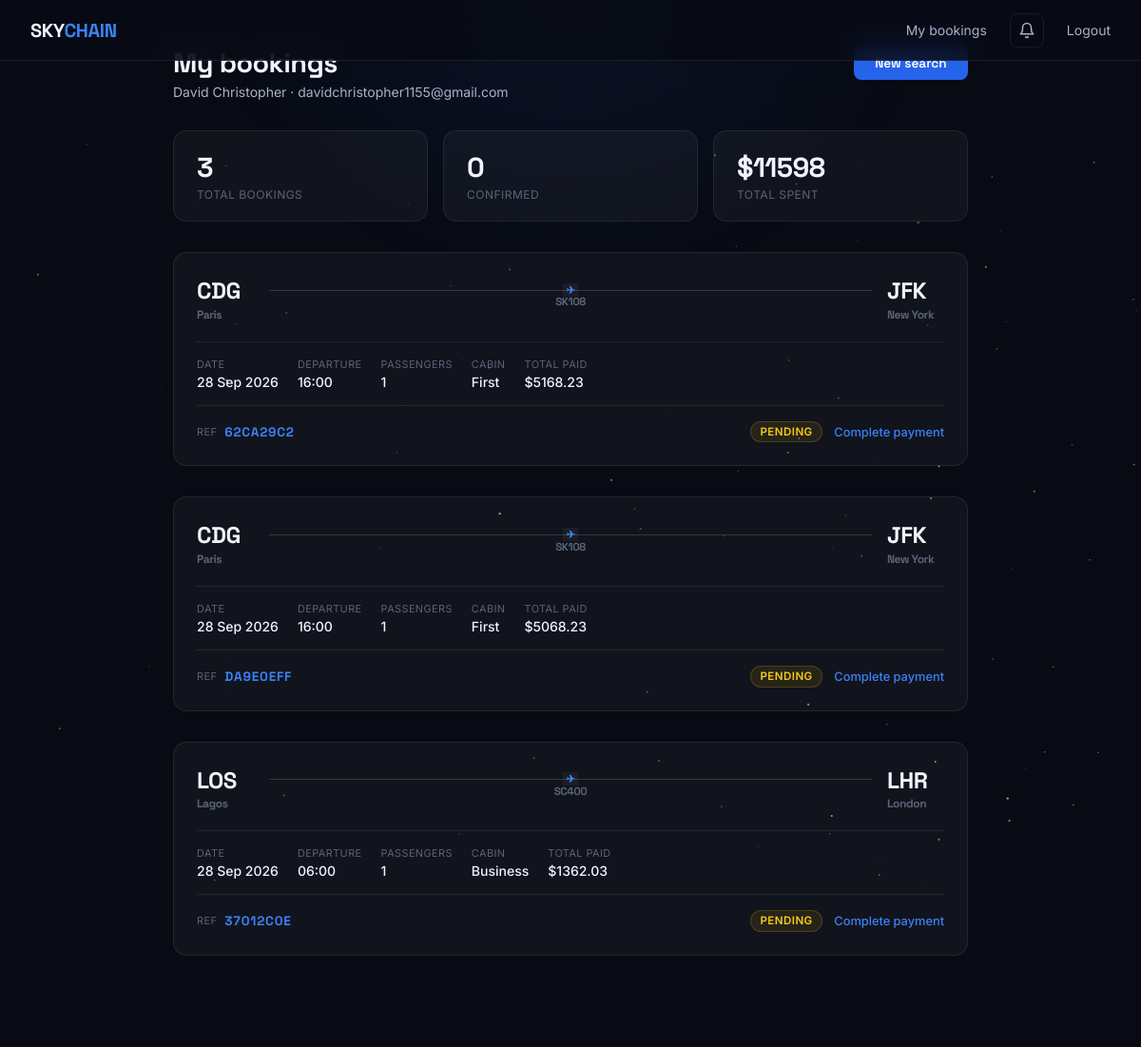
The page /dashboard (signed in) on the database its author committed.
### models.py (models this page shows, shortened)
class User(db.Model):
    __tablename__ = 'users'
    id            = db.Column(db.String(36), primary_key=True, default=lambda: str(uuid.uuid4()))
    email         = db.Column(db.String(120), unique=True, nullable=False)
    password_hash = db.Column(db.String(256), nullable=False)
    full_name     = db.Column(db.String(100), nullable=False)
    created_at    = db.Column(db.DateTime, default=datetime.utcnow)
    bookings = db.relationship('Booking', backref='user', lazy=True)

class Booking(db.Model):
    __tablename__ = 'bookings'
    id         = db.Column(db.String(36), primary_key=True, default=lambda: str(uuid.uuid4()))
    user_id    = db.Column(db.String(36), db.ForeignKey('users.id'), nullable=False)
    flight_id  = db.Column(db.String(36), db.ForeignKey('flights.id'), nullable=False)
    passengers = db.Column(db.Integer, default=1)
    total_usd  = db.Column(db.Float, nullable=False)
    status     = db.Column(db.String(20), default='pending')  # pending, confirmed, cancelled
    created_at = db.Column(db.DateTime, default=datetime.utcnow)
    contact_email = db.Column(db.String(120), nullable=True, default=None)
    contact_phone = db.Column(db.String(30),  nullable=True, default=None)
    seat_number      = db.Column(db.String(10), nullable=True,  default=None)
    checked_in       = db.Column(db.Boolean,    nullable=False, default=False)
    checkin_opens_at = db.Column(db.DateTime,   nullable=True,  default=None)
    payment = db.relationship('Payment', backref='booking', uselist=False)
    @property
    def checkin_status(self):
        if self.checked_in:
            return 'checked_in'
        if self.status != 'confirmed':
            return 'unavailable'

class Airport(db.Model):
    __tablename__ = 'airports'
    id        = db.Column(db.Integer, primary_key=True)
    iata_code = db.Column(db.String(3), unique=True, nullable=False)
    name      = db.Column(db.String(200), nullable=False)
    city      = db.Column(db.String(100), nullable=False)
    country   = db.Column(db.String(100), nullable=False)
    latitude  = db.Column(db.Float, nullable=False)
    longitude = db.Column(db.Float, nullable=False)

class Flight(db.Model):
    __tablename__ = 'flights'
    id              = db.Column(db.String(36), primary_key=True, default=lambda: str(uuid.uuid4()))
    flight_number   = db.Column(db.String(10), nullable=False)
    origin_id       = db.Column(db.Integer, db.ForeignKey('airports.id'), nullable=False)
    destination_id  = db.Column(db.Integer, db.ForeignKey('airports.id'), nullable=False)
    departure_time  = db.Column(db.DateTime, nullable=False)
    arrival_time    = db.Column(db.DateTime, nullable=False)
    price_usd       = db.Column(db.Float, nullable=False)
    seats_available = db.Column(db.Integer, default=150)
    cabin_class     = db.Column(db.String(20), default='economy')
    origin      = db.relationship('Airport', foreign_keys=[origin_id])
    destination = db.relationship('Airport', foreign_keys=[destination_id])
    bookings    = db.relationship('Booking', backref='flight', lazy=True)

### app.py (the view)
@app.route('/dashboard')
def dashboard():
    if 'user_id' not in session:
        return redirect(url_for('login'))
    user     = User.query.get_or_404(session['user_id'])
    bookings = Booking.query.filter_by(
        user_id=user.id
    ).order_by(Booking.created_at.desc()).all()
    return render_template('dashboard.html', user=user, bookings=bookings)

### app.py (called while the page is built)
@app.context_processor
def inject_config():
    return dict(config=app.config)

@app.template_filter('boardingtime')
def boardingtime_filter(dt):
    boarding = dt - timedelta(minutes=30)
    return boarding.strftime('%H:%M')

### templates/dashboard.html (shortened to what this page needs)
{% extends "base.html" %}
{% block content %}
<svg class="stars" xmlns="http://www.w3.org/2000/svg" style="position:fixed;inset:0;width:100%;height:100%;pointer-events:none;z-index:0"></svg>
<section class="dashboard-page">
  <div class="dashboard-inner">
    <div class="dashboard-header">
      <div>
        <h1 class="dashboard-title">My bookings</h1>
        <p class="dashboard-sub">{{ user.full_name }} · {{ user.email }}</p>
      </div>
      <a href="/" class="btn-new-search">New search</a>
    </div>
    {% if not bookings %}
    <div class="state-empty" style="padding:5rem 2rem">
      <p style="font-size:2rem;margin-bottom:0.75rem">✈️</p>
      <p>No bookings yet. <a href="/" style="color:var(--blue-l)">Search for flights</a></p>
    </div>
    {% else %}
    <div class="dash-stats">
      <div class="stat-card">
        <div class="stat-val">{{ bookings|length }}</div>
        <div class="stat-label">Total bookings</div>
      </div>
      <div class="stat-card">
        <div class="stat-val">{{ bookings|selectattr('status','equalto','confirmed')|list|length }}</div>
        <div class="stat-label">Confirmed</div>
      </div>
      <div class="stat-card">
        <div class="stat-val">${{ "%.0f"|format(bookings|sum(attribute='total_usd')) }}</div>
        <div class="stat-label">Total spent</div>
      </div>
    </div>
    <div class="booking-list">
      {% for b in bookings %}
      <div class="booking-card {% if b.status == 'cancelled' %}booking-cancelled{% endif %}" id="booking-{{ b.id }}">
        <div class="booking-route">
          <div class="bk-airport">
            <div class="bk-iata">{{ b.flight.origin.iata_code }}</div>
            <div class="bk-city">{{ b.flight.origin.city }}</div>
          </div>
          <div class="bk-mid">
            <div class="bk-line"></div>
            <div class="bk-flight-num">{{ b.flight.flight_number }}</div>
          </div>
          <div class="bk-airport">
            <div class="bk-iata">{{ b.flight.destination.iata_code }}</div>
            <div class="bk-city">{{ b.flight.destination.city }}</div>
          </div>
        </div>
        <div class="booking-meta">
          <div class="bk-meta-item">
            <div class="bk-meta-label">Date</div>
            <div class="bk-meta-val">{{ b.flight.departure_time.strftime('%d %b %Y') }}</div>
          </div>
          <div class="bk-meta-item">
            <div class="bk-meta-label">Departure</div>
            <div class="bk-meta-val">{{ b.flight.departure_time.strftime('%H:%M') }}</div>
          </div>
          <div class="bk-meta-item">
            <div class="bk-meta-label">Passengers</div>
            <div class="bk-meta-val">{{ b.passengers }}</div>
          </div>
          <div class="bk-meta-item">
            <div class="bk-meta-label">Cabin</div>
            <div class="bk-meta-val">{{ b.flight.cabin_class|capitalize }}</div>
          </div>
          <div class="bk-meta-item">
            <div class="bk-meta-label">Total paid</div>
            <div class="bk-meta-val">${{ "%.2f"|format(b.total_usd) }}</div>
          </div>
        </div>
                {%- set dep = b.flight.departure_time -%}
                {%- set arr = b.flight.arrival_time -%}
                {%- set mins = ((arr - dep).seconds // 60) -%}
                {%- set h = mins // 60 -%}
                {%- set m = mins % 60 -%}
        <div class="booking-footer">
          <div class="bk-ref">
            <span class="bk-ref-label">Ref</span>
            <span class="bk-ref-val">{{ b.id[:8].upper() }}</span>
          </div>
          <div class="bk-status-row">
            {% if b.checked_in %}
              <span class="bk-status bk-status-checked_in">Checked in</span>
            {% else %}
              <span class="bk-status bk-status-{{ b.status }}">{{ b.status|capitalize }}</span>
            {% endif %}
            {% if b.checked_in %}
              <a href="/boarding-pass/{{ b.id }}" class="bk-action-link">Boarding pass</a>
            {% elif b.checkin_status == 'open' %}
              <a href="/checkin/{{ b.id }}" class="bk-checkin-open">Check in now →</a>
            {% elif b.status == 'confirmed' %}
              <button class="bk-action-link bk-detail-toggle" data-target="detail-{{ b.id }}">View ticket</button>
            {% elif b.status == 'pending' %}
              <a href="/pay/{{ b.id }}" class="bk-action-link">Complete payment</a>
            {% endif %}
          </div>
        </div>
      </div>
      {% endfor %}
    </div>
    {% endif %}
  </div>
</section>
{% endblock %}

### templates/base.html (shortened to what this page needs)
<!DOCTYPE html>
<html lang="en">
<head>
    <link rel="stylesheet" href="{{ url_for('static', filename='css/style.css') }}">
</head>
<body>
    <nav class="navbar">
        <div class="nav-inner">
            <a href="/" class="logo">SKY<span>CHAIN</span></a>
            <div class="nav-links">
                {% if session.get('user_id') %}
                    <a href="/dashboard">My bookings</a>
                    <div class="notif-wrap" id="notif-wrap">
                        <button class="notif-bell" id="notif-bell" onclick="toggleNotifPanel()" aria-label="Notifications">
                            <svg width="18" height="18" viewBox="0 0 24 24" fill="none" stroke="currentColor" stroke-width="2" stroke-linecap="round" stroke-linejoin="round">
                                <path d="M18 8A6 6 0 0 0 6 8c0 7-3 9-3 9h18s-3-2-3-9"/>
                                <path d="M13.73 21a2 2 0 0 1-3.46 0"/>
                            </svg>
                        </button>
                    </div>
                    <a href="/logout">Logout</a>
                {% else %}
                    <a href="/login">Login</a>
                    <a href="/register" class="btn-primary">Sign Up</a>
                {% endif %}
            </div>
        </div>
    </nav>
    <main>
        {% block content %}{% endblock %}
    </main>
</body>
</html>

### templates/base.html (style rules this page uses)
.notif-wrap { position: relative; }
.notif-bell { position: relative; background: none; border: 1px solid var(--border); border-radius: 8px; width: 36px; height: 36px; display: flex; align-items: center; justify-content: center; color: var(--text-2); cursor: pointer; transition: border-color 0.2s, color 0.2s; }

### rows shown on the page
User: full_name "David Christopher", email "davidchristopher1155@gmail.com"
Booking: flight.origin.iata_code "CDG", flight.origin.city "Paris", flight.flight_number "SK108", flight.destination.iata_code "JFK", flight.destination.city "New York", flight.departure_time "28 Sep 2026", flight.departure_time "16:00", passengers "1", flight.cabin_class "First", total_usd "5168.23", id "62CA29C2", status "PENDING"
Booking: flight.origin.iata_code "CDG", flight.origin.city "Paris", flight.flight_number "SK108", flight.destination.iata_code "JFK", flight.destination.city "New York", flight.departure_time "28 Sep 2026", flight.departure_time "16:00", passengers "1", flight.cabin_class "First", total_usd "5068.23", id "DA9E0EFF", status "PENDING"
Booking: flight.origin.iata_code "LOS", flight.origin.city "Lagos", flight.flight_number "SC400", flight.destination.iata_code "LHR", flight.destination.city "London", flight.departure_time "28 Sep 2026", flight.departure_time "06:00", passengers "1", flight.cabin_class "Business", total_usd "1362.03", id "37012C0E", status "PENDING"

### other values the page prints
{{ bookings|length }} "3"
{{ bookings|selectattr('status','equalto','confirmed')|list|length }} "0"
{{ "%.0f"|format(bookings|sum(attribute='total_usd')) }} "11598"
